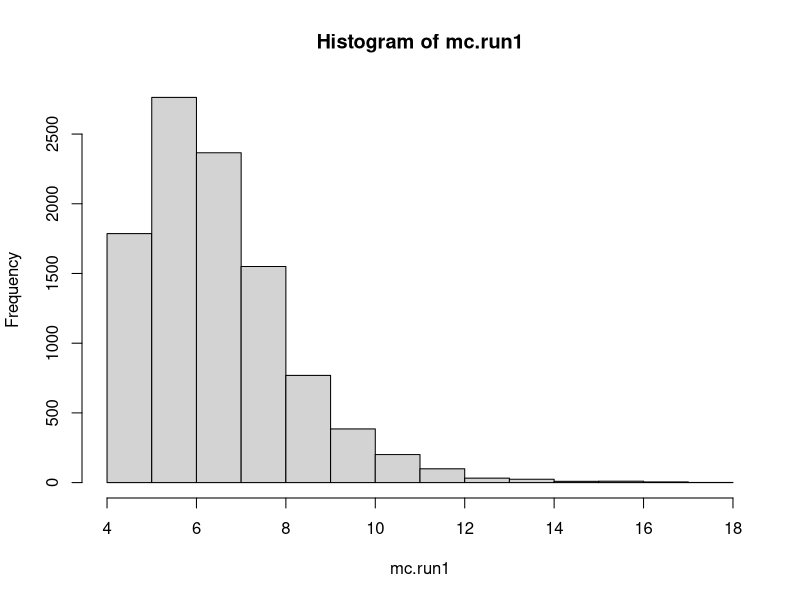
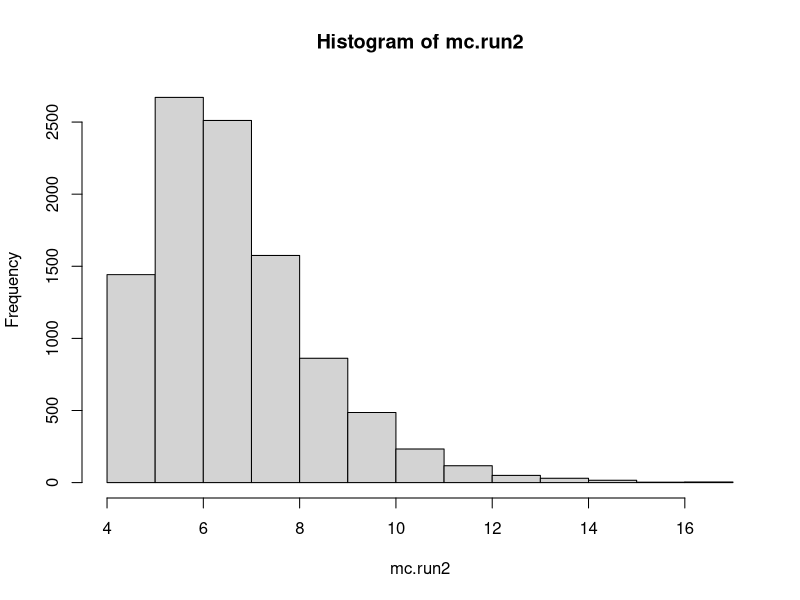
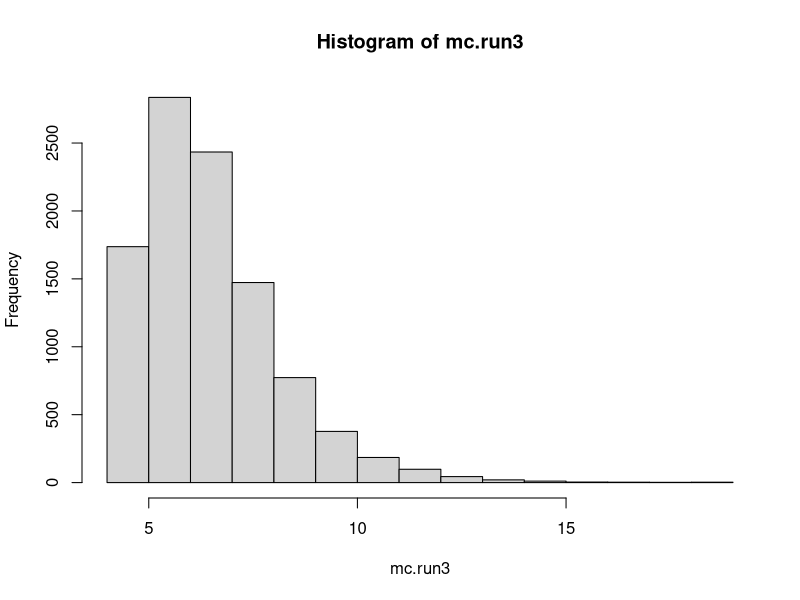
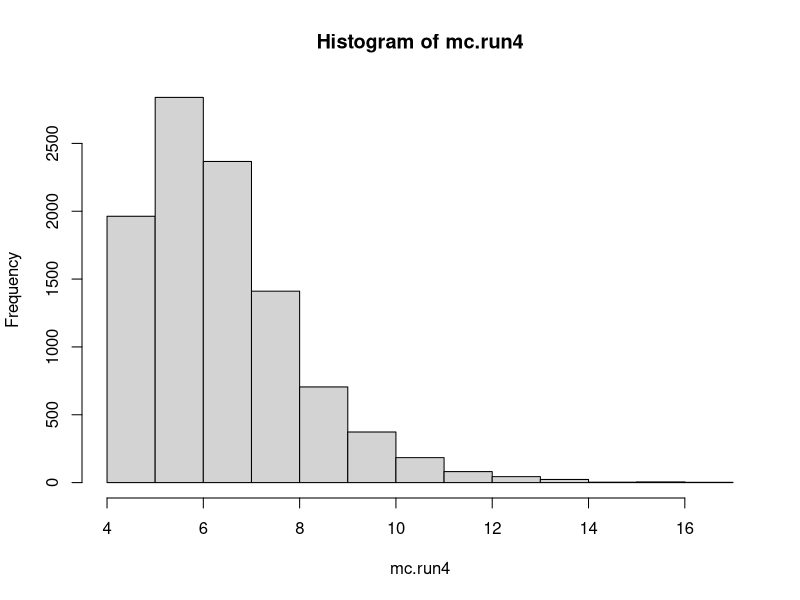
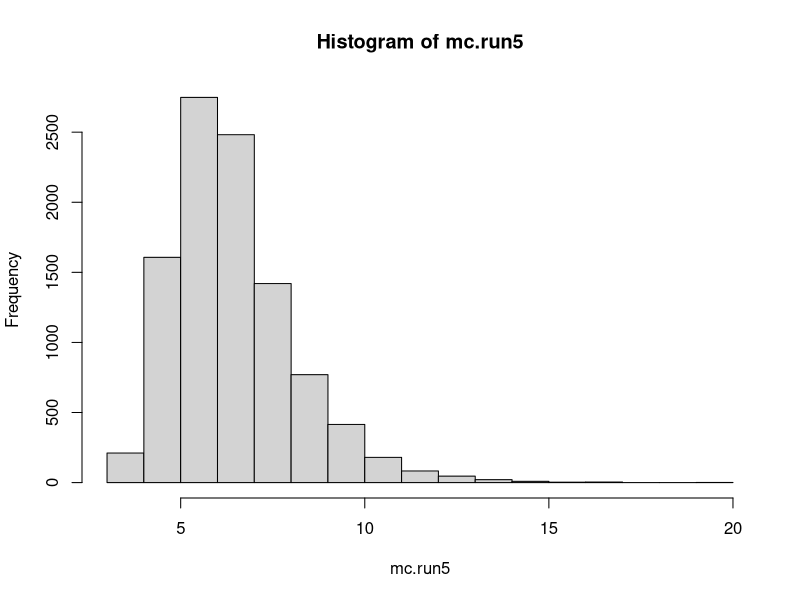
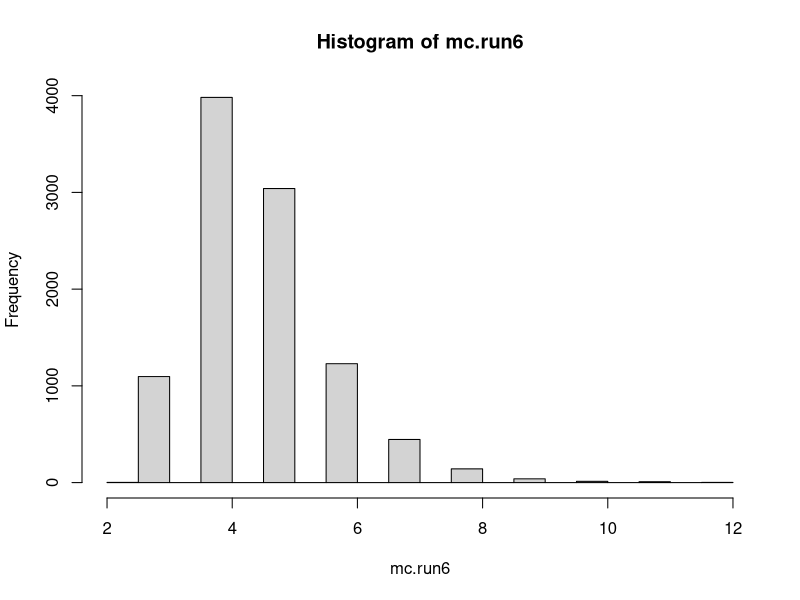

Write the R code that produced these figures, in order.
## ---- chunk 1
knitr::opts_chunk$set(echo=T,eval=T,message=F,warning=F,fig.align='center')
## ---- chunk 2
library(tidyr)
library(dplyr)
library(tidyverse)
## ---- chunk 3
gen_year <- function(n){
  return(sample((2011:2022),size=n,replace=FALSE));
}

NMC <- 10000
n <- 8
NTRUE <- 0
ans <- sum(2015:2022)
for(i in 1:NMC){
  if(sum(gen_year(n)) == ans) {
    NTRUE <- NTRUE + 1;
  }
}

warmest_year_est = NTRUE/NMC
warmest_year_est
## ---- chunk 4
deck = rep(1:13,each=4)
deck
## ---- chunk 5
gen_card <- function(n){
  return(sample(deck,size=n,replace=FALSE));
}

NMC <- 10000
NTRUE <- 0
for(i in 1:NMC){
  if(length(unique(gen_card(5))) == 5){
    NTRUE = NTRUE + 1;
  }
}

NTRUE1 <- 0
for(i in 1:NMC){
  if(all(gen_card(5)<10)){
    NTRUE1 = NTRUE1 + 1;
  }
}

NTRUE2 <- 0
for(i in 1:NMC){
  if(sum(table(gen_card(5)) == 2) == 2){
    NTRUE2 = NTRUE2 + 1;
  }
}

NTRUE3 <- 0
for(i in 1:NMC){
  cards = gen_card(5);
  if((sum(table(cards) == 2) == 1) & (sum(table(cards) == 3) == 1)){
    NTRUE3 = NTRUE3 + 1;
  }
}

NTRUE4 <- 0
for(i in 1:NMC){
  if(any(table(gen_card(5)) == 4)){
    NTRUE4 = NTRUE4 + 1;
  }
}

fiveUniqueRank = NTRUE/NMC
fiveUniqueRank

tenHigher = NTRUE1/NMC
tenHigher

twoPairs = NTRUE2/NMC
twoPairs

pairAndTriple = NTRUE3/NMC
pairAndTriple

fourAndKind = NTRUE4/NMC
fourAndKind
## ---- chunk 6
before = c(4,5,6,3,6,3,4,5,5,3,4,6,4,6,3,4,2,2,0,7,5,8,4,5,1,4,4,8,2,3)
after  = c(3,2,4,3,7,5,5,2,2,4,5,2,2,6,1,5,6,3,2,3,7,3,4,5,4,2,2,6,7,8)
## ---- chunk 7
obs_diff <- mean(before) - mean(after)
all_data <- c(before, after)
n_permutations <- 10000
perm_diffs <- numeric(n_permutations)
for (i in 1:n_permutations) {
  perm <- sample(all_data)
  perm_diffs[i] <- mean(perm[1:length(before)]) - mean(perm[(length(before)+1):length(all_data)])
}
p_value <- mean(abs(perm_diffs) >= abs(obs_diff))
p_value
## ---- chunk 8
n <- 416
x <- 47
p <- 0.1
p_val = binom.test(x,n,p,alternative="greater")$p.value
p_val
## ---- chunk 9
flips1 = "HTHTHTHTHTHTHTHTHTHTHTHTHTHTHTHTHTHTHTHTHTHTHTHTHTHTHTHTHTHTHTHTHTHTHTHTHTHTHTHTHTHTHTHTHTHTHTHTHTHTHTHTHTHTHTHTHTHTHTHTHTHTHTHTHTHTHTHTHTHTHTHTHTHTHTHTHTHTHTHTHTHTHTHTHTHTHTHTHTHTHTHTHTHTHTHTHTHTHTHT"

flips2 = "HHHTHTTTHHTHHTHHHTTTTHTHTHHTTHTHHHTHHTHTTTHTHHHTHTTTHTHTHHTHTHTTHTHHTHTHTTTHTHHHTHTHTTHTHTHHTHTHTHHHTHTTTHTHHTHTHTHHTTTHTHHTHHTTTTHTHTHHHTHTTHTHHTHTHTTHTHHTHTHHHTHHHTHTTTHTTHTTTHTHHHTHTHTTHTHHTHHTHTTT"

flips3 = "HHTHTHTTTHTHHHTHHTTTHTHHTHTTTHTHTHHTHTHTTHTHHHHHHTTTHTHTHHTHTTTHTHHTHTHTTTHTHHHTTHTTTHTHTHHHHTHTTHHTTTTTHTHHHTHTHTTTTTHHHTHHTHHTHHHTTTTHTHTHHHTHHTTTTTHTHHHTHTHTHTTTHTHHHTHTHTHTTHTHHTHTHTHTTTTHTHHHTHTH"

flips4 = "HTHHHHHHHTHTTHHTTHHHTHTHTTTHHTHHHTHHTTHTTTTTTTTTHTHHTTTTTHTHTHTHHTTHTTHTTTTTHHHTHTTTHTHTHHHTHTTTTHTHTHHTTHTHTTHHTHTHHHHTHTTHHTTHTTHTTHTHHHHHHTTTTTTHHHTTHTHHHHTTTHTTHHHTTHTHHTTTHHTHHTTTHTHHTHHHTHHTTHHH"

flips5 = "HHHHHHHHHHTTTTTTTTTTHHHHHHHHHHTTTTTTTTTTHHHHHHHHHHTTTTTTTTTTHHHHHHHHHHTTTTTTTTTTHHHHHHHHHHTTTTTTTTTTHHHHHHHHHHTTTTTTTTTTHHHHHHHHHHTTTTTTTTTTHHHHHHHHHHTTTTTTTTTTHHHHHHHHHHTTTTTTTTTTHHHHHHHHHHTTTTTTTTTT"

flips6 = "TTHTTTHTTTTTTTHTHTHTHTTHTTHTHHTHHTTTHHTHTTTHTHHTHHHTHTTHHTHHTTHTHTTTTHTHTTTHHTTTTTTTTHTHHTTHTTTTTTHTHTHTHTTTHTTHHTTHTTTHHTTTHTTHTTTTHTTTTHHTTTHTHTHHHTTTTTTHTHHTTTTTTTTTTTTHHHTTTHHHTTTHTTTHTHTTHTTTTTHT"
  
# you can use the function below to split the above sequences in vectors of flips
split = function(str) strsplit(str, split="")[[1]]

longestRun = function(x,target = 'H'){
    max(0,with(rle(x), lengths[values==target]))
}

MCN = 10000
mc.run1 = rep(0,MCN)
v = split(flips1)
for(i in 1:MCN){
  mc.run1[i] = longestRun(sample(v));
}
longestRun(v)
mean(mc.run1>=1)

v2 = split(flips2)
mc.run2 = rep(0,MCN)
for(i in 1:MCN){
  mc.run2[i] = longestRun(sample(v2));
}
longestRun(v2)
mean(mc.run2>=3)

v3 = split(flips3)
mc.run3 = rep(0,MCN)
for(i in 1:MCN){
  mc.run3[i] = longestRun(sample(v3));
}
longestRun(v3)
mean(mc.run3>6)

v4 = split(flips4)
mc.run4 = rep(0,MCN)
for(i in 1:MCN){
  mc.run4[i] = longestRun(sample(v4));
}
longestRun(v4)
mean(mc.run4>=7)


v5 = split(flips5)
mc.run5 = rep(0,MCN)
for(i in 1:MCN){
  mc.run5[i] = longestRun(sample(v5));
}
longestRun(v5)
mean(mc.run5>=10)

v6 = split(flips6)
mc.run6 = rep(0,MCN)
for(i in 1:MCN){
  mc.run6[i] = longestRun(sample(v6));
}
longestRun(v6)
mean(mc.run6>=3)

hist(mc.run1)
hist(mc.run2)
hist(mc.run3)
hist(mc.run4)
hist(mc.run5)
hist(mc.run6)

